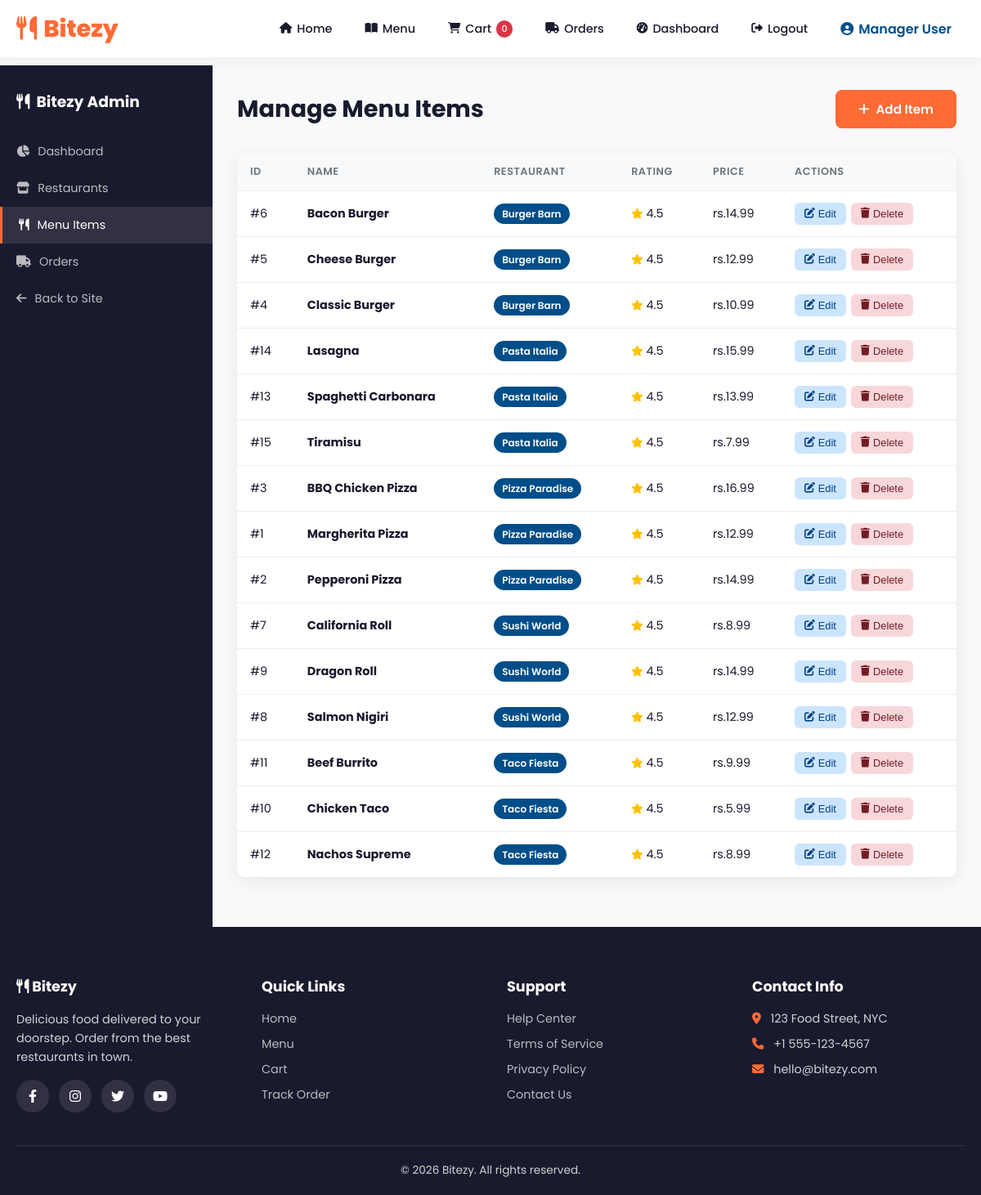
Screenshot of /admin/menu-items.php (signed in) with the database file from the repository.
### tables this page shows
CREATE TABLE menu_items (
  id INT AUTO_INCREMENT PRIMARY KEY,
  restaurant_id INT NOT NULL,
  name VARCHAR(150) NOT NULL,
  description TEXT,
  price DECIMAL(10,2) NOT NULL,
  rating DECIMAL(2,1) DEFAULT 4.5,
  image_url VARCHAR(255) DEFAULT '',
  created_at TIMESTAMP DEFAULT CURRENT_TIMESTAMP,
  FOREIGN KEY (restaurant_id) REFERENCES restaurants(id) ON DELETE CASCADE
);

CREATE TABLE restaurants (
  id INT AUTO_INCREMENT PRIMARY KEY,
  name VARCHAR(150) NOT NULL,
  location TEXT,
  image_url VARCHAR(255) DEFAULT '',
  created_at TIMESTAMP DEFAULT CURRENT_TIMESTAMP
);

### includes/db.php (called while the page is built, shortened)
<?php
function getDB() {
  static $conn = null;
  if ($conn === null) {
    try {
      $conn = new mysqli(DB_HOST, DB_USER, DB_PASS, DB_NAME);
      $conn->set_charset('utf8mb4');
    } catch (Exception $e) {
      die('Database connection error. Please check your configuration.');
    }
  }
  return $conn;
}
function dbQuery($sql, $params = []) {
  $conn = getDB();
  if (!empty($params)) {
    $stmt = $conn->prepare($sql);
    if ($stmt === false) {
      die('SQL Error: ' . $conn->error);
    }
    $types = '';
    foreach ($params as $param) {
      if (is_int($param)) $types .= 'i';
      elseif (is_double($param)) $types .= 'd';
      elseif (is_string($param)) $types .= 's';
      else $types .= 's';
    }
    $stmt->bind_param($types, ...$params);
    $stmt->execute();
    $result = $stmt->get_result();
    $stmt->close();
    return $result;
  } else {
    return $conn->query($sql);
  }
}

### admin/menu-items.php (the view, shortened to what this page needs)
<?php require_once __DIR__ . '/../includes/db.php';
$items = dbQuery("SELECT mi.*, r.name as restaurant_name FROM menu_items mi JOIN restaurants r ON mi.restaurant_id = r.id ORDER BY r.name, mi.name");
$itemsList = $items ? $items->fetch_all(MYSQLI_ASSOC) : [];
include __DIR__ . '/../includes/header.php';
?>
<div class="admin-container">
  <div class="admin-sidebar">
    <h3><i class="fas fa-utensils"></i> Bitezy Admin</h3>
    <a href="index.php"><i class="fas fa-chart-pie"></i> Dashboard</a>
    <a href="restaurants.php"><i class="fas fa-store"></i> Restaurants</a>
    <a href="menu-items.php" class="active"><i class="fas fa-utensils"></i> Menu Items</a>
    <a href="orders.php"><i class="fas fa-truck"></i> Orders</a>
    <a href="<?php echo SITE_URL; ?>/index.php"><i class="fas fa-arrow-left"></i> Back to Site</a>
  </div>
  <div class="admin-content">
    <div class="admin-header">
      <h2>Manage Menu Items</h2>
      <button class="btn btn-primary" onclick="openMenuModal()"><i class="fas fa-plus"></i> Add Item</button>
    </div>
    <div class="table-container">
      <div class="table-wrapper">
        <table>
          <thead>
            <tr>
              <th>ID</th>
              <th>Name</th>
              <th>Restaurant</th>
              <th>Rating</th>
              <th>Price</th>
              <th>Actions</th>
            </tr>
          </thead>
          <tbody>
            <?php foreach ($itemsList as $item): ?>
            <tr>
              <td>#<?php echo $item['id']; ?></td>
              <td><strong><?php echo htmlspecialchars($item['name']); ?></strong></td>
              <td><span class="badge badge-secondary"><?php echo htmlspecialchars($item['restaurant_name']); ?></span></td>
              <td><i class="fas fa-star" style="color:var(--warning);font-size:0.8rem;"></i> <?php echo number_format((float)($item['rating'] ?? 4.5), 1); ?></td>
              <td><?php echo CURRENCY; ?><?php echo number_format($item['price'], 2); ?></td>
              <td>
                <div class="action-btns">
                  <button class="btn-edit" onclick="openMenuModal(<?php echo htmlspecialchars(json_encode($item)); ?>)"><i class="fas fa-edit"></i> Edit</button>
                  <button class="btn-delete" onclick="deleteItem('menu', <?php echo $item['id']; ?>)"><i class="fas fa-trash"></i> Delete</button>
                </div>
              </td>
            </tr>
            <?php endforeach; ?>
          </tbody>
        </table>
      </div>
    </div>
  </div>
</div>
<?php include __DIR__ . '/../includes/footer.php'; ?>

### assets/css/style.css (style rules this page uses)
:root { --primary: #ff6b35; --primary-dark: #e55a2b; --secondary: #004e89; --accent: #ffb703; --dark: #1a1a2e; --darker: #16213e; --light: #f8f9fa; --gray: #6c757d; --success: #28a745; --danger: #dc3545; --warning: #ffc107; --border: #e9ecef; --shadow: 0 4px 20px rgba(0,0,0,0.08); --shadow-lg: 0 10px 40px rgba(0,0,0,0.12); --radius: 12px; --radius-lg: 20px; --transition: all 0.3s cubic-bezier(0.4, 0, 0.2, 1); }
* { margin: 0; padding: 0; box-sizing: border-box; }
body { font-family: 'Poppins', sans-serif; background: var(--light); color: var(--dark); overflow-x: hidden; min-height: 100vh; display: flex; flex-direction: column; }
.btn { padding: 12px 28px; border: none; border-radius: 8px; font-weight: 600; cursor: pointer; transition: var(--transition); font-family: inherit; font-size: 0.95rem; display: inline-flex; align-items: center; gap: 8px; text-decoration: none; }
.btn-primary { background: var(--primary); color: white; }
.admin-container { display: flex; min-height: calc(100vh - 70px); }
.admin-sidebar { width: 260px; background: var(--dark); padding: 30px 0; flex-shrink: 0; }
.admin-sidebar h3 { color: white; padding: 0 20px; margin-bottom: 24px; display: flex; align-items: center; gap: 8px; }
.admin-sidebar a { display: flex; align-items: center; gap: 10px; padding: 12px 20px; color: rgba(255,255,255,0.7); text-decoration: none; transition: var(--transition); font-size: 0.9rem; }
.admin-sidebar a:hover, .admin-sidebar a.active { background: rgba(255,255,255,0.1); color: white; border-left: 3px solid var(--primary); }
.admin-content { flex: 1; padding: 30px; overflow-x: hidden; }
.admin-header { display: flex; justify-content: space-between; align-items: center; margin-bottom: 30px; }
.admin-header h2 { font-size: 1.8rem; }
.table-container { background: white; border-radius: var(--radius); box-shadow: var(--shadow); overflow: hidden; margin-bottom: 30px; }
.table-wrapper { overflow-x: auto; }
table { width: 100%; border-collapse: collapse; }
th, td { padding: 14px 16px; text-align: left; border-bottom: 1px solid var(--border); font-size: 0.9rem; }
th { background: var(--light); font-weight: 600; color: var(--gray); text-transform: uppercase; font-size: 0.8rem; letter-spacing: 0.5px; }
.badge { padding: 4px 10px; border-radius: 50px; font-size: 0.75rem; font-weight: 600; }
.badge-secondary { background: var(--secondary); color: white; }
.action-btns { display: flex; gap: 6px; }
.action-btns button, .action-btns a { padding: 6px 12px; border: none; border-radius: 6px; cursor: pointer; font-size: 0.8rem; font-weight: 500; transition: var(--transition); text-decoration: none; display: inline-flex; align-items: center; gap: 4px; }
.btn-edit { background: #cce5ff; color: #004085; }
.btn-delete { background: #f8d7da; color: #721c24; }

### rows the page displays
menu_items: id "6", name "Bacon Burger", restaurant.name "Burger Barn", rating "4.5", price "14.99"
menu_items: id "5", name "Cheese Burger", restaurant.name "Burger Barn", rating "4.5", price "12.99"
menu_items: id "4", name "Classic Burger", restaurant.name "Burger Barn", rating "4.5", price "10.99"
menu_items: id "14", name "Lasagna", restaurant.name "Pasta Italia", rating "4.5", price "15.99"
menu_items: id "13", name "Spaghetti Carbonara", restaurant.name "Pasta Italia", rating "4.5", price "13.99"
menu_items: id "15", name "Tiramisu", restaurant.name "Pasta Italia", rating "4.5", price "7.99"
menu_items: id "3", name "BBQ Chicken Pizza", restaurant.name "Pizza Paradise", rating "4.5", price "16.99"
menu_items: id "1", name "Margherita Pizza", restaurant.name "Pizza Paradise", rating "4.5", price "12.99"
menu_items: id "2", name "Pepperoni Pizza", restaurant.name "Pizza Paradise", rating "4.5", price "14.99"
menu_items: id "7", name "California Roll", restaurant.name "Sushi World", rating "4.5", price "8.99"
menu_items: id "9", name "Dragon Roll", restaurant.name "Sushi World", rating "4.5", price "14.99"
menu_items: id "8", name "Salmon Nigiri", restaurant.name "Sushi World", rating "4.5", price "12.99"
menu_items: id "11", name "Beef Burrito", restaurant.name "Taco Fiesta", rating "4.5", price "9.99"
menu_items: id "10", name "Chicken Taco", restaurant.name "Taco Fiesta", rating "4.5", price "5.99"
menu_items: id "12", name "Nachos Supreme", restaurant.name "Taco Fiesta", rating "4.5", price "8.99"

### other values shown
$_SESSION['user_name'] "Manager User"
